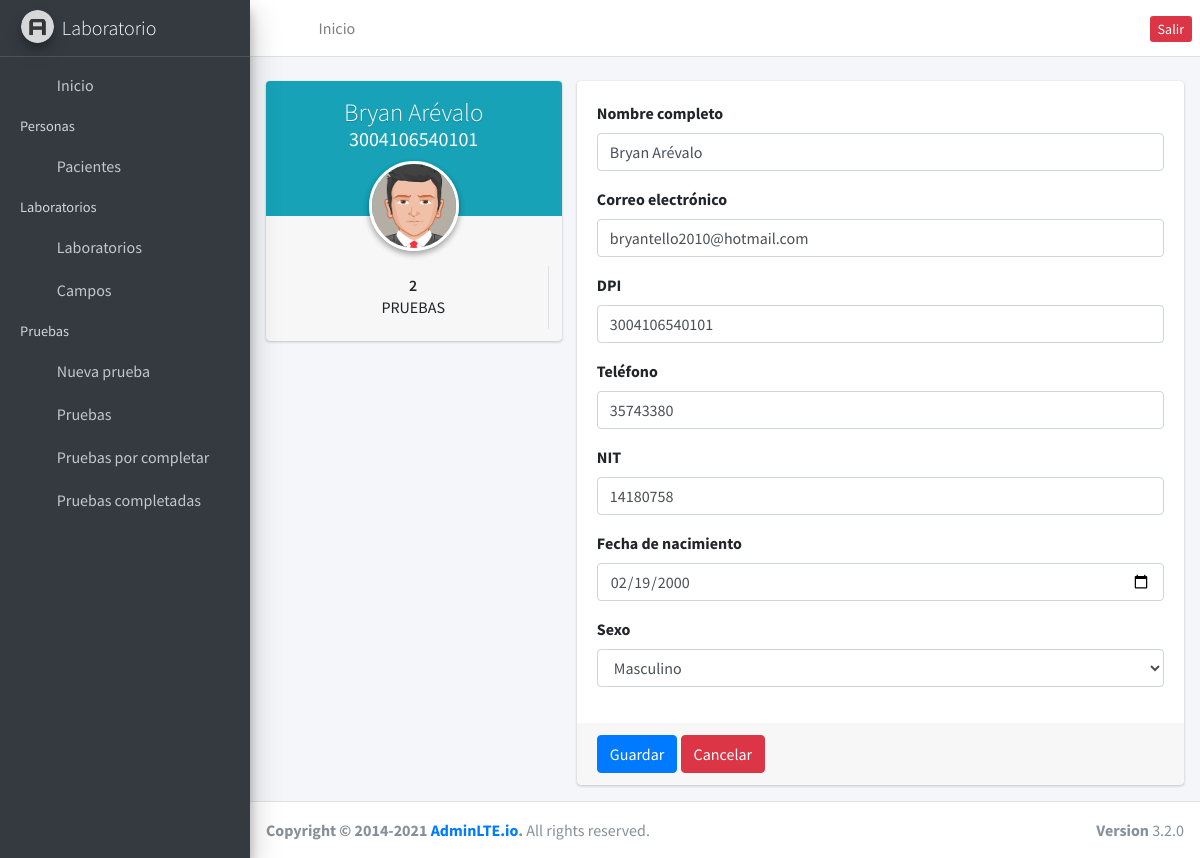
The app's page /clients/edit/1 (signed in) with its own data.
### clientes/models.py (models this page shows, shortened)
class Clients(models.Model):
    name = models.CharField(max_length=255, default='N/A', null=False)
    birth = models.DateField(default=datetime.date.today, auto_now=False)
    phone = models.CharField(max_length=15, null=True)
    dpi = models.CharField(max_length=20, null=False, default='N/A')
    email = models.EmailField(default='n/a', null=False)
    sex = models.IntegerField(default=1)
    nit = models.CharField(max_length=20, default='N/A')
    created_at = models.DateField(auto_now=True)

### clientes/views.py (the view)
# urls.py: path('edit/<int:id>', edit, name='edit_client'),
@login_required
def edit(request, id):
    client = Clients.objects.get(id=id)
    tests = Test.objects.filter(patient=id).count()
    context = {'client': client, 'tests': tests}
    return render(request, 'edit.html', context)

### clientes/templates/edit.html (shortened to what this page needs)
{% extends 'base.html' %}
{% load static %} {% block content %}
<div class="row">
  <div class="col-md-4">
    <div class="card card-widget widget-user">
      <div class="widget-user-header bg-info">
        <h3 class="widget-user-username">{{ client.name }}</h3>
        <h5 class="widget-user-desc">{{ client.dpi }}</h5>
      </div>
      <div class="widget-user-image">
        <img class="img-circle elevation-2" src="{% static '/dist/img/avatar5.png' %}" alt="User Avatar" />
      </div>
      <div class="card-footer">
        <div class="row">
          <div class="col-sm-12 border-right">
            <div class="description-block">
              <h5 class="description-header">{{ tests }}</h5>
              <span class="description-text">Pruebas</span>
            </div>
          </div>
        </div>
      </div>
    </div>
  </div>
  <div class="col-md-8">
    <form method="POST" action="{% url 'store_client' client.id %}" class="card">
      <div class="card-body">
        <div class="form-group">
          <label>Nombre completo</label>
          <input
            type="text"
            class="form-control"
            placeholder="Enter email"
            value="{{ client.name }}"
            name="name"
            required
          />
        </div>
        <div class="form-group">
          <label for="exampleInputEmail1">Correo electrónico</label>
          <input
            type="email"
            class="form-control"
            id="exampleInputEmail1"
            placeholder="Enter email"
            value="{{ client.email }}"
            name="email"
            required
          />
        </div>
        <div class="form-group">
          <label>DPI</label>
          <input
            type="text"
            class="form-control"
            placeholder="Ingresa tu dpi"
            value="{{ client.dpi }}"
            name="dpi"
            required
          />
        </div>
        <div class="form-group">
          <label>Teléfono</label>
          <input
            type="text"
            class="form-control"
            placeholder="Ingresa tu Celular"
            value="{{ client.phone }}"
            name="phone"
            required
          />
        </div>
        <div class="form-group">
          <label>NIT</label>
          <input
            type="text"
            class="form-control"
            placeholder="Ingresa tu nit"
            value="{{ client.nit }}"
            name="nit"
            required
          />
        </div>
        <div class="form-group">
          <label>Fecha de nacimiento</label>
          <input
            type="date"
            class="form-control"
            placeholder="Ingresa tu dpi"
            value="{{ client.birth |date:'Y-m-d' }}"
            name="birth"
            required
          />
        </div>
        <div class="form-group">
          <label>Sexo</label>
          <select name="sex" id="" class="form-control" required>
            {% if client.sex == 1 %}
            <option value="1" selected>Masculino</option>
            {% endif %}
          </select>
        </div>
      </div>
      <div class="card-footer">
        <button type="submit" class="btn btn-primary">Guardar</button>
        <a href="{% url 'clients' %}" class="btn btn-danger">Cancelar</a>
      </div>
    </form>
  </div>
</div>
{% endblock %}

### records on screen
Clients: name "Bryan Arévalo", dpi "3004106540101", email "bryantello2010@hotmail.com", phone "35743380", nit "14180758", birth "02/19/2000", sex "Masculino"

### other values on screen
{{ tests }} "2"
